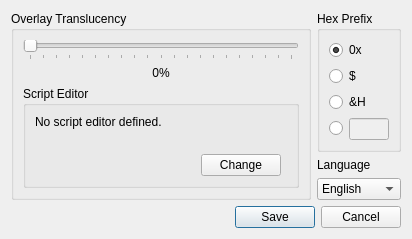
<?xml version="1.0" encoding="UTF-8"?>
<ui version="4.0">
 <class>ame::SettingsDialog</class>
 <widget class="QDialog" name="ame::SettingsDialog">
  <property name="geometry">
   <rect>
    <x>0</x>
    <y>0</y>
    <width>415</width>
    <height>237</height>
   </rect>
  </property>
  <property name="windowTitle">
   <string>Settings</string>
  </property>
  <layout class="QGridLayout" name="gridLayout_2" rowstretch="0,0" columnstretch="1,0" columnminimumwidth="300,0">
   <property name="sizeConstraint">
    <enum>QLayout::SetFixedSize</enum>
   </property>
   <item row="0" column="0">
    <layout class="QVBoxLayout" name="verticalLayout_2">
     <item>
      <widget class="QGroupBox" name="groupBox">
       <property name="title">
        <string>Overlay Translucency</string>
       </property>
       <layout class="QVBoxLayout" name="verticalLayout">
        <item>
         <widget class="QSlider" name="sldTranslucency">
          <property name="maximum">
           <number>100</number>
          </property>
          <property name="orientation">
           <enum>Qt::Horizontal</enum>
          </property>
          <property name="tickPosition">
           <enum>QSlider::TicksBelow</enum>
          </property>
          <property name="tickInterval">
           <number>5</number>
          </property>
         </widget>
        </item>
        <item>
         <widget class="QLabel" name="lbTranslucency">
          <property name="sizePolicy">
           <sizepolicy hsizetype="Preferred" vsizetype="Fixed">
            <horstretch>0</horstretch>
            <verstretch>0</verstretch>
           </sizepolicy>
          </property>
          <property name="text">
           <string>0%</string>
          </property>
          <property name="alignment">
           <set>Qt::AlignCenter</set>
          </property>
         </widget>
        </item>
        <item>
         <widget class="QGroupBox" name="groupBox_2">
          <property name="title">
           <string>Script Editor</string>
          </property>
          <layout class="QGridLayout" name="gridLayout_3">
           <item row="2" column="1">
            <widget class="QPushButton" name="btnScriptEditor">
             <property name="sizePolicy">
              <sizepolicy hsizetype="Fixed" vsizetype="Fixed">
               <horstretch>0</horstretch>
               <verstretch>0</verstretch>
              </sizepolicy>
             </property>
             <property name="text">
              <string>Change</string>
             </property>
            </widget>
           </item>
           <item row="2" column="0">
            <spacer name="horizontalSpacer">
             <property name="orientation">
              <enum>Qt::Horizontal</enum>
             </property>
             <property name="sizeHint" stdset="0">
              <size>
               <width>40</width>
               <height>20</height>
              </size>
             </property>
            </spacer>
           </item>
           <item row="0" column="0" rowspan="2" colspan="3">
            <widget class="QLabel" name="lbScriptEditor">
             <property name="text">
              <string>No script editor defined.</string>
             </property>
             <property name="alignment">
              <set>Qt::AlignLeading|Qt::AlignLeft|Qt::AlignTop</set>
             </property>
             <property name="wordWrap">
              <bool>true</bool>
             </property>
            </widget>
           </item>
          </layout>
         </widget>
        </item>
       </layout>
      </widget>
     </item>
    </layout>
   </item>
   <item row="0" column="1">
    <layout class="QVBoxLayout" name="verticalLayout_3">
     <item>
      <widget class="QGroupBox" name="groupBox_3">
       <property name="title">
        <string>Hex Prefix</string>
       </property>
       <layout class="QGridLayout" name="gridLayout">
        <item row="3" column="1">
         <widget class="QLineEdit" name="lineEdit">
          <property name="enabled">
           <bool>false</bool>
          </property>
          <property name="sizePolicy">
           <sizepolicy hsizetype="Preferred" vsizetype="Fixed">
            <horstretch>0</horstretch>
            <verstretch>0</verstretch>
           </sizepolicy>
          </property>
          <property name="maximumSize">
           <size>
            <width>40</width>
            <height>16777215</height>
           </size>
          </property>
          <property name="maxLength">
           <number>2</number>
          </property>
         </widget>
        </item>
        <item row="0" column="0" colspan="2">
         <widget class="QRadioButton" name="radioButton">
          <property name="text">
           <string>0x</string>
          </property>
          <property name="checkable">
           <bool>true</bool>
          </property>
          <property name="checked">
           <bool>true</bool>
          </property>
         </widget>
        </item>
        <item row="1" column="0" colspan="2">
         <widget class="QRadioButton" name="radioButton_2">
          <property name="text">
           <string>$</string>
          </property>
         </widget>
        </item>
        <item row="2" column="0" colspan="2">
         <widget class="QRadioButton" name="radioButton_3">
          <property name="text">
           <string>&amp;&amp;H</string>
          </property>
         </widget>
        </item>
        <item row="3" column="0">
         <widget class="QRadioButton" name="radioButton_4">
          <property name="text">
           <string/>
          </property>
         </widget>
        </item>
       </layout>
      </widget>
     </item>
     <item>
      <widget class="QLabel" name="label_2">
       <property name="text">
        <string>Language</string>
       </property>
      </widget>
     </item>
     <item>
      <widget class="QComboBox" name="comboBox">
       <item>
        <property name="text">
         <string>English</string>
        </property>
       </item>
       <item>
        <property name="text">
         <string>Español</string>
        </property>
       </item>
       <item>
        <property name="text">
         <string>Français</string>
        </property>
       </item>
       <item>
        <property name="text">
         <string>Deutsch</string>
        </property>
       </item>
      </widget>
     </item>
    </layout>
   </item>
   <item row="1" column="0" colspan="2">
    <widget class="QDialogButtonBox" name="buttonBox">
     <property name="orientation">
      <enum>Qt::Horizontal</enum>
     </property>
     <property name="standardButtons">
      <set>QDialogButtonBox::Cancel|QDialogButtonBox::Save</set>
     </property>
    </widget>
   </item>
  </layout>
 </widget>
 <resources/>
 <connections>
  <connection>
   <sender>buttonBox</sender>
   <signal>accepted()</signal>
   <receiver>ame::SettingsDialog</receiver>
   <slot>accept()</slot>
   <hints>
    <hint type="sourcelabel">
     <x>248</x>
     <y>254</y>
    </hint>
    <hint type="destinationlabel">
     <x>157</x>
     <y>274</y>
    </hint>
   </hints>
  </connection>
  <connection>
   <sender>buttonBox</sender>
   <signal>rejected()</signal>
   <receiver>ame::SettingsDialog</receiver>
   <slot>reject()</slot>
   <hints>
    <hint type="sourcelabel">
     <x>316</x>
     <y>260</y>
    </hint>
    <hint type="destinationlabel">
     <x>286</x>
     <y>274</y>
    </hint>
   </hints>
  </connection>
  <connection>
   <sender>radioButton_4</sender>
   <signal>toggled(bool)</signal>
   <receiver>lineEdit</receiver>
   <slot>setEnabled(bool)</slot>
   <hints>
    <hint type="sourcelabel">
     <x>328</x>
     <y>111</y>
    </hint>
    <hint type="destinationlabel">
     <x>360</x>
     <y>111</y>
    </hint>
   </hints>
  </connection>
 </connections>
</ui>
